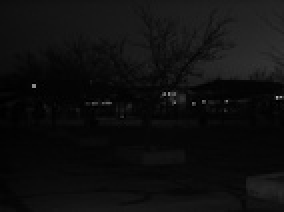
%> input picture CS663/Assignment 2/9/images/LC1.jpg, 142 x 106 px, shrunk from 399 x 300 before the run (shown 2 times larger)
$ octave Q9.m   (GNU Octave 9; MATLAB toolbox functions it lacks are replaced by stand-ins)
%> lines starting %> are read from the running program, lines starting %| are printed output that depends on the picture
clear; clc;
I1 = imread('LC1.jpg');
%> I1 is the input picture: size 106x142 uint8; min 0, max 176, mean 14.8
I2 = imread('LC2.jpg');
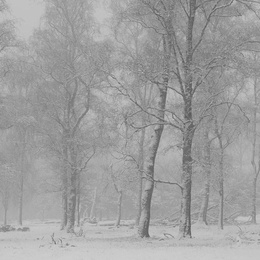
%> input picture CS663/Assignment 2/9/images/LC2.jpg, 260 x 260 px, shrunk from 733 x 733 before the run
%> I2 is the input picture: size 260x260 uint8; min 88, max 207, mean 159.2

I1_7 = local_hist_eq(I1,7,7);
%> after the loop in local_hist_eq, `for x = 1:H`:
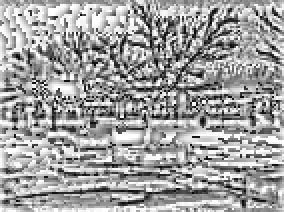
%> S: size 106x142 double (shown 2 times larger); min 5.2, max 255, mean 161.2
imshow(I1_7, [0, 255]);
%> the run ends on the next line
I1_31 = local_hist_eq(I1,31,31);
% [19 lines not run here, left out]
function S = local_hist_eq(I, h, k)
    H = size(I, 1); B = size(I, 2);
    S = zeros(H, B);
    for x = 1:H
        for y = 1:B
            S(x,y) = transform(I, x, y, h, k);
        end
    end
end
